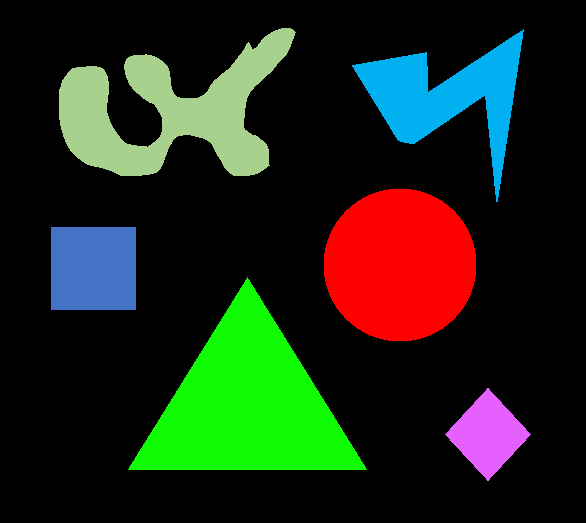
#> input picture ASupervisado/notebooks/images/figuras.png, 586 x 523 px
$ jupyter execute --allow-errors 3_2_3_Image_segmentation.ipynb
#> lines starting #> are read from the running program, lines starting #| are printed output that depends on the picture; after the words box and inside, x2 and y2 are one past the last pixel; in counts of white or black regions, pixels touching at a corner belong together
### SEGMENTACIÓN MEDIANTE THRESHOLDING

[cell 1]
import matplotlib.pyplot as plt
import cv2

# Read an image
img = cv2.imread('images/figuras.png')
#> img is the input picture: shape (523, 586, 3); mean B, G, R 23.7, 39.8, 30
img_rgb = cv2.cvtColor(img, cv2.COLOR_BGR2RGB)
plt.imshow(img_rgb, cmap='gray')
plt.title('Imagen original')
plt.show()

[cell 2]
# Convertimos la imagen a escala de grises
import numpy as np
gray_img = cv2.cvtColor(img, cv2.COLOR_BGR2GRAY)
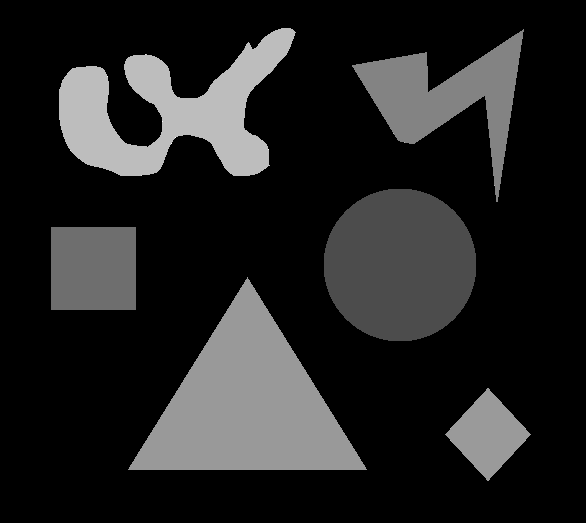
#> gray_img: shape (523, 586); min 0, max 255, mean 35
# gray_img = cv2.imread('images/figuras.png', 0) # Una forma de leer la imagen directamente en escala de grises

plt.imshow(gray_img, cmap='gray')
plt.title('Imagen de grises')
plt.show()

[cell 3]
# Calculamos el histograma
hist = cv2.calcHist([gray_img], [0], None, [260], [0, 260]) # [0] son los canales, None la máscara
#> hist = 260 values, max 227461 at index 0, min 0 at index 1, mean 1178.8

plt.plot(hist)
plt.grid()
plt.title('Histograma')
plt.show()
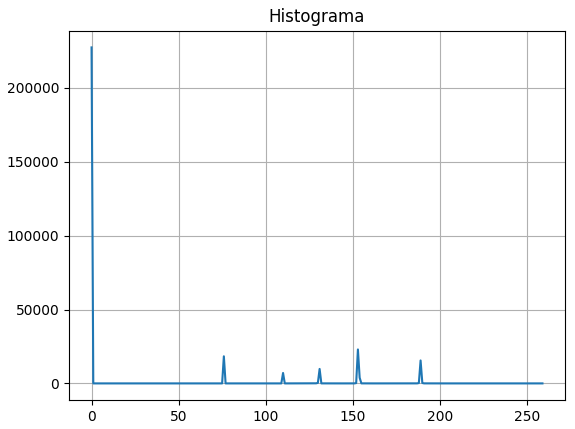
#> figure drawn by matplotlib, 1 panel; curve peaks at x = 0, y = 227461

# Otra forma de mostrar el histograma (solo visualización)
# plt.hist(gray_img.ravel(), bins=50)
# plt.grid(True)
# plt.show()

[cell 4]
# Fijamos el umbral en base al histograma anterior
t = 50

# Extreaemos la máscara binaria
maxim = 255
_, mask = cv2.threshold(gray_img, t, maxim, cv2.THRESH_BINARY)
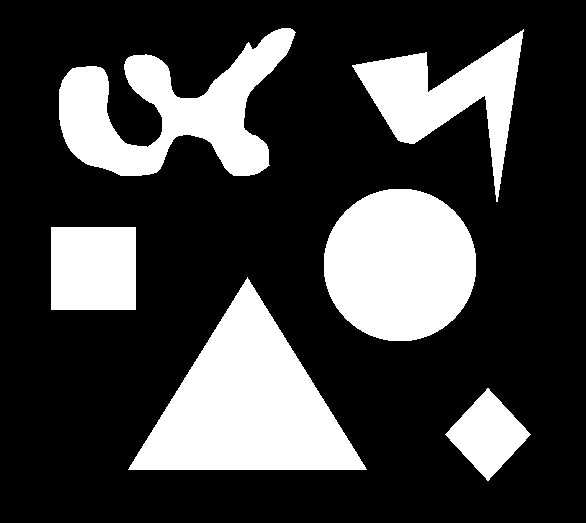
#> mask: shape (523, 586); 25.8% white; 6 white regions, box (x1, y1, x2, y2) and area: (128, 277, 367, 470) 23119, (324, 189, 476, 341) 18344, (59, 28, 296, 176) 16198, (352, 29, 524, 202) 10282, (51, 227, 136, 310) 7055, (445, 388, 531, 481) 4018

# Otra formas de extraer la máscara
# mask = gray_img.copy()
# mask = mask>t

# Visualizamos para corroborar
plt.imshow(mask, cmap='gray')
plt.title('Máscara t=' + str(t))
plt.show()

print(np.unique(mask)) # Atent@s a los formatos (bool, uint8, etc.)
#| [  0 255]

[cell 5]
# Fijamos el umbral con el método de OTSU
t, mask = cv2.threshold(gray_img,0,1,cv2.THRESH_OTSU) # 0 es por defecto y 1 es el valor máximo de la máscara
#> t = 29
print(np.unique(mask))
#| [0 1]

# Visualizamos para corroborar que se obtiene el mismo resultado
plt.imshow(mask, cmap='gray')
plt.title('Máscara Otsu t=' + str(t))
plt.show()

### SEGMENTACIÓN MEDIANTE CONVERSIONES DE COLOR

[cell 6]
# Imaginamos que queremos segmentar únicamente el círculo
img = cv2.imread('images/figuras.png')
img_rgb = cv2.cvtColor(img, cv2.COLOR_BGR2RGB)

plt.imshow(img_rgb, cmap='gray')
plt.title('Imagen original')
plt.show()

[cell 7]
# Obtenemos el canal rojo
R = img[:,:,2]

plt.imshow(R, cmap='gray')
plt.title('Canal rojo')
plt.show()

[cell 8]
# Observamos el histograma
plt.hist(R.ravel(), bins=50)
plt.grid(True)
plt.show()
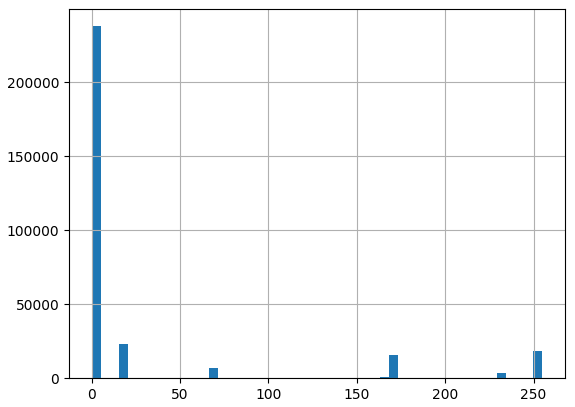
#> figure drawn by matplotlib, 1 panel; tallest bar 237761 high, from x = 0 to 5.1
print(np.max(R))
#| 255

[cell 9]
# Fijamos el umbral y extraemos la máscara
t=np.max(R)
#> t = 255
mask = R.copy()
mask[mask<t] = 0
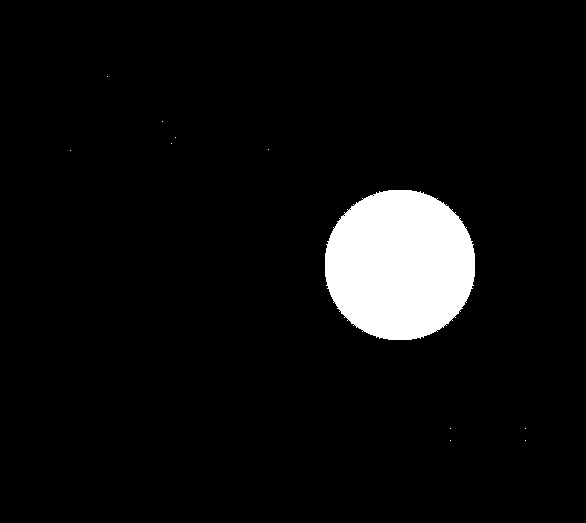
#> mask: shape (523, 586); 5.9% white; 11 white regions (10 under 20 px), largest, box (x1, y1, x2, y2) and area: (325, 190, 475, 340) 17931

plt.imshow(mask, cmap='gray')
plt.title('ROI segmentada')
plt.show()

[cell 10]
# Ejercicio individual
# Obtener una máscara con la imagen del rayo azul mediante segmentación por espacio de color

# Función para extraer los colores secundarios
def convert_to_CMYK(rgb_p):
    with np.errstate(invalid='ignore', divide='ignore'):
        K = 1 - np.max(rgb_p, axis=2)
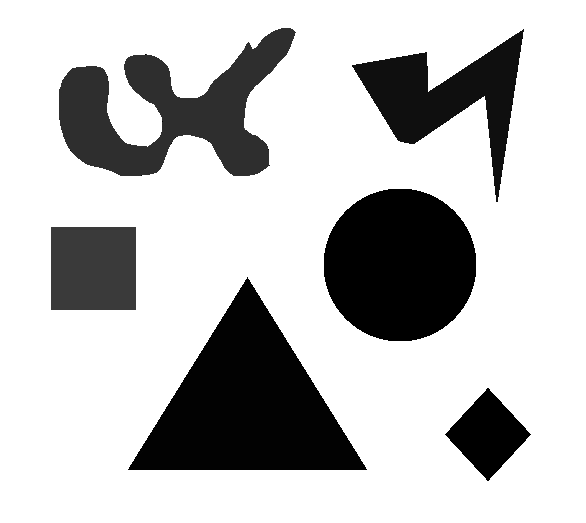
#> K: shape (523, 586) float64; min 0, max 1, mean 0.76
        C = (1-rgb_p[:,:,0] - K)/(1-K)
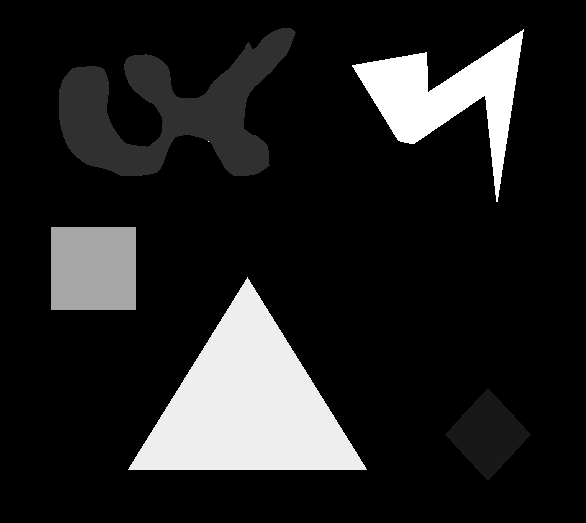
#> C: shape (523, 586) float64; 74.22% of the values are NaN or infinite; the others: min 0, max 1, mean 0.507; drawn with min black, max white, NaN and infinite black
        M = (1-rgb_p[:,:,1] - K)/(1-K)
        Y = (1-rgb_p[:,:,2] - K)/(1-K)
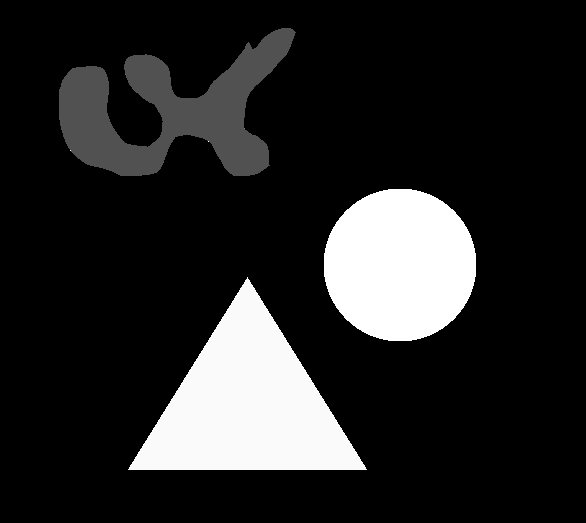
#> Y: shape (523, 586) float64; 74.22% of the values are NaN or infinite; the others: min 0, max 1, mean 0.586; drawn with min black, max white, NaN and infinite black
    CMYK = (np.dstack((C,M,Y,K))*255).astype('uint8')
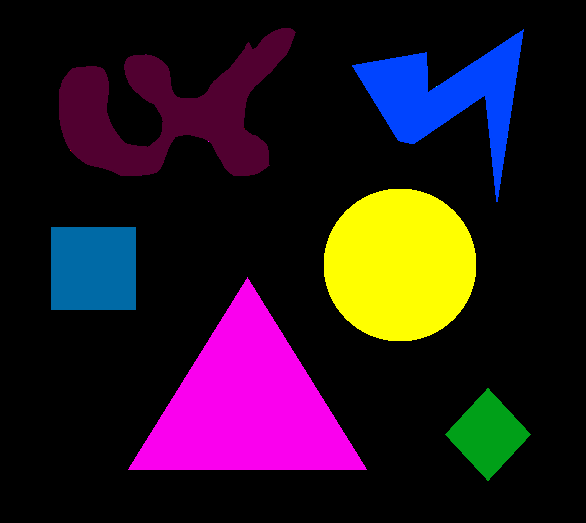
#> CMYK: shape (523, 586, 4); mean of channels 0, 1, 2, 3 33.2, 22.1, 38.4, 193.7; drawn as B, G, R
    return CMYK

# Leer la imagen
img = cv2.imread('images/figuras.png')
rgb = cv2.cvtColor(img, cv2.COLOR_BGR2RGB)
rgb_p = rgb.astype('uint8')/255

# Extraer los colores secundarios
CMYK = convert_to_CMYK(rgb_p)

# Extraer los canales por separado
C,M,Y,K = cv2.split(CMYK)
C = C.astype('uint8')

# Calcular la máscara de la figura del rayo
_, mask = cv2.threshold(C, 240, 255, cv2.THRESH_BINARY)
#> mask: shape (523, 586); 3.4% white; 36 white regions (35 under 20 px), largest, box (x1, y1, x2, y2) and area: (352, 29, 524, 202) 10283

# Visualizar la máscara
plt.imshow(mask, cmap='gray')
plt.title('ROI segmentada')
plt.show()

### SEGMENTACIÓN SEMÁNTICA CON DETECCIÓN DE BORDES

[cell 11]
# SEGMENTACIÓN SEMÁNTICA CON DETECCIÓN DE BORDES
img = cv2.imread('images/figuras.png')
img_rgb = cv2.cvtColor(img, cv2.COLOR_BGR2RGB)

plt.imshow(img_rgb)
plt.title('Imagen original')
plt.show()

[cell 12]
# Aplicamos un filtro gaussiano para emborronar las altas frecuencias
img_gaus = cv2.GaussianBlur(img_rgb, (5,5), 0) # (5x5) es el tamaño del filtro y 0 es la desviación estándar
plt.imshow(img_gaus, cmap='gray')
plt.show()

[cell 13]
# Detección de bordes de Canny
canny = cv2.Canny(img_gaus, 255/3, 255) # minValue and maxValue. Canny recomienda que minValue sea 3 veces mayor que maxValue
#> canny: shape (523, 586); 1.3% white in thin lines or dots, all inside (x1, y1, x2, y2) = (50, 27, 531, 481)
kernel = np.ones((2,2), 'uint8')
#canny = cv2.dilate(canny, kernel, iterations=2)
#canny = cv2.erode(canny, kernel, iterations=2)

plt.imshow(canny, cmap='gray')
plt.show()

[cell 14]
# Rellenar objetos (solo rellena si no están en contacto con el límite de la imagen)
from scipy.ndimage.morphology import binary_fill_holes as bfh
bordes = canny.copy()
filled_bordes = bfh(bordes)
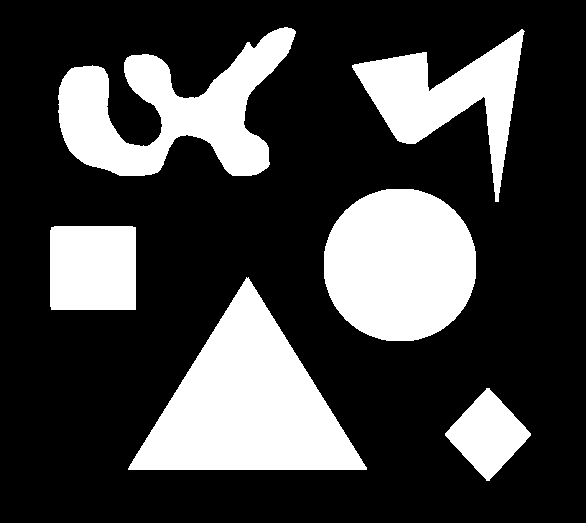
#> filled_bordes: shape (523, 586) bool; 26.3% white; 6 white regions, box (x1, y1, x2, y2) and area: (128, 277, 367, 470) 23409, (324, 189, 476, 341) 18540, (58, 27, 296, 176) 16716, (352, 29, 525, 202) 10664, (50, 226, 136, 310) 7211, (445, 388, 531, 481) 4186

plt.imshow(filled_bordes.astype('uint8'), cmap='gray')
plt.title('cleaned lumen mask')
plt.show()

$ run again, with ASupervisado/notebooks/images/colores.png copied over ASupervisado/notebooks/images/figuras.png
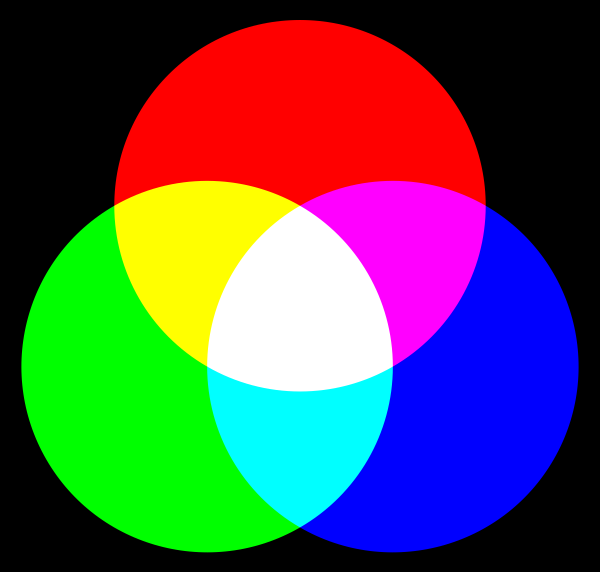
#> input picture ASupervisado/notebooks/images/colores.png, 1200 x 1143 px (shown at 1/2 size)
#> img is the input picture: shape (1143, 1200, 3); mean B, G, R 80.6, 80.6, 80.6
#> hist = 260 values, max 480304 at index 0, min 0 at index 256, mean 5275.4
#| [  0 255]
#> `t, mask = cv2.threshold(gray_img,0,1,cv2.THRESH_OTSU)`:
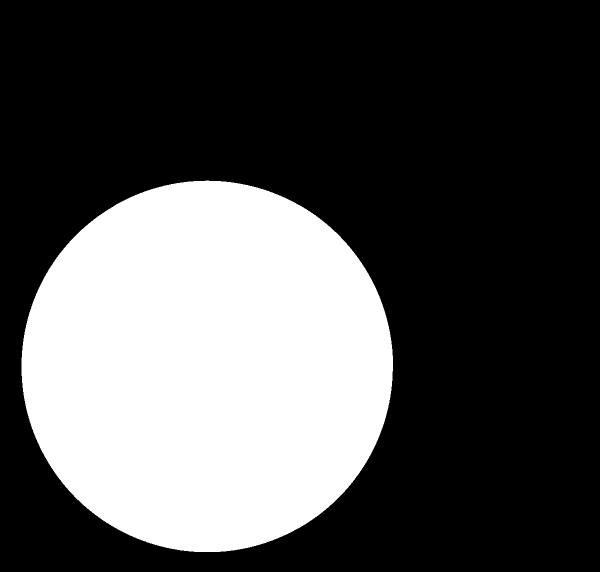
#> mask: shape (1143, 1200) (shown at 1/2 size); values 0 (black) and 1 (white), 31.6% white; 1 white region, box (x1, y1, x2, y2) and area: (43, 361, 786, 1104) 433487
#> `t, mask = cv2.threshold(gray_img,0,1,cv2.THRESH_OTSU)`: t = 110
#| [0 1]
#| 255
#> `t=np.max(R)`: t = 255
#> canny: shape (1143, 1200); 0.6% white in thin lines or dots, all inside (x1, y1, x2, y2) = (42, 40, 1158, 1105)
#> `filled_bordes = bfh(bordes)`:
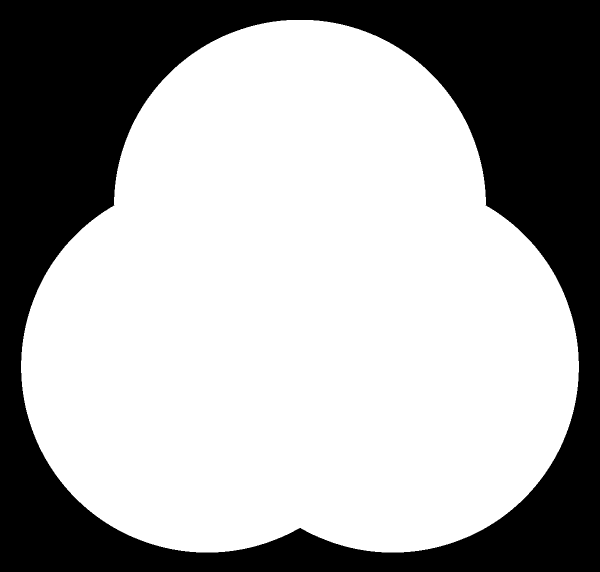
#> filled_bordes: shape (1143, 1200) bool (shown at 1/2 size); 65% white; 1 black region, box (x1, y1, x2, y2) and area: (0, 0, 1200, 1143) 480272
